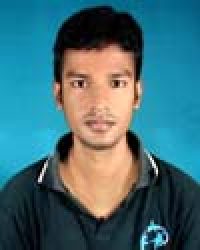
%> input picture CSE_LAB_4TH/401/exam_prep/exam_day/1.jpg, 100 x 125 px (shown 2 times larger)
$ octave historgram_step.m   (GNU Octave 9; MATLAB toolbox functions it lacks are replaced by stand-ins)
%> lines starting %> are read from the running program, lines starting %| are printed output that depends on the picture
%conv 1D
clc;
clear all;
close all;

img=imread('1.jpg');
%> img is the input picture: size 125x100x3 uint8; mean R, G, B 66.1, 108.2, 116.2
img=rgb2gray(img);
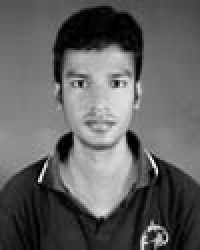
%> img: size 125x100 uint8 (shown 2 times larger); min 0, max 253, mean 96.5

[m n]=size(img);
%> m = 125; n = 100

count=zeros(1,300);

for p=0:255
        numbers=find(p==img(:))
        count(p+1)=length(numbers);
end
%> this loop made 256 passes
%> numbers on pass 60: [967; 3344; 3415; 4474; 4568; 7776; 8409; 8696]
%> after the loop, count = 300 values, max 153 at index 132, min 0 at index 227, mean 41.67

n=10; %class
m=round(256/n);
s=zeros(1,m);


for i=1:m
    sum=0;
    for j=1:n
        sum=sum+count((i-1)*10+j);
    end
    s(i)=sum;
end
%> after the loop, s = 26 values, max 1146 at index 12, min 2 at index 25, mean 480.8
stem(s);
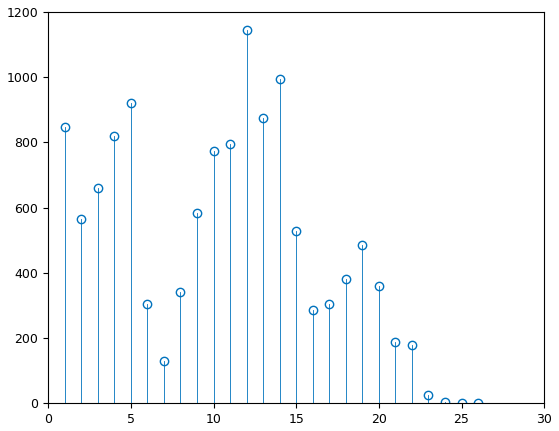
%> figure redrawn from the program's plot data; highest point at x = 12, y = 1146

$ run again, with CSE_LAB_4TH/401/exam_prep/exam_day/8.jpg copied over CSE_LAB_4TH/401/exam_prep/exam_day/1.jpg
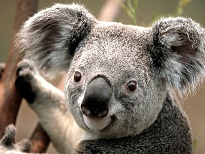
%> input picture CSE_LAB_4TH/401/exam_prep/exam_day/8.jpg, 205 x 154 px
%> img is the input picture: size 154x205x3 uint8; mean R, G, B 124.8, 114.2, 101.4
%> `img=rgb2gray(img);`:
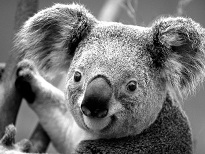
%> img: size 154x205 uint8; min 0, max 255, mean 115.9
%> after the loop `for p=0:255`: count = 300 values, max 309 at index 105, min 0 at index 257, mean 105.2
%> after the loop `for i=1:m`: s = 26 values, max 2619 at index 13, min 331 at index 25, mean 1214.2
%> `stem(s);`:
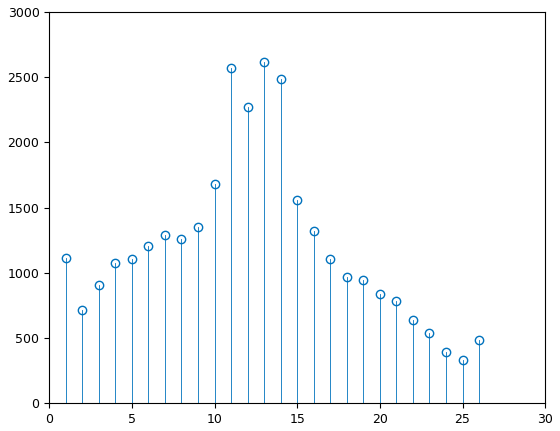
%> figure redrawn from the program's plot data; highest point at x = 13, y = 2619
